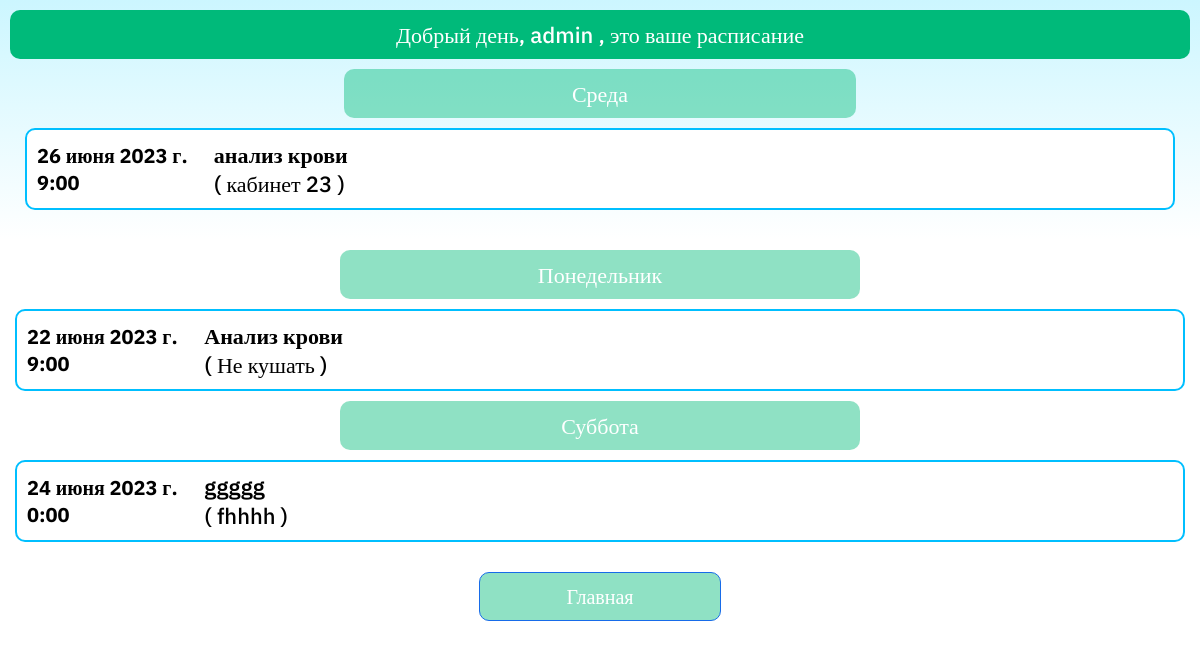
The app's page /daily/ (signed in) with its own data.
### main/models.py (models this page shows, shortened)
class Личноерасписание(models.Model):
    ДНИНЕДЕЛИ = [
        ('понедельник', 'Понедельник'),
        ('вторник', 'Вторник'),
        ('среда', 'Среда'),
        ('четверг', 'Четверг'),
        ('пятница', 'Пятница'),
        ('суббота', 'Суббота'),
        ('воскресенье', 'Воскресенье')
    ]
    пользователь = models.ForeignKey(User, on_delete=models.CASCADE)
    расписание = models.CharField(max_length=200, null=True)
    деньнедели = models.CharField(max_length=20, choices=ДНИНЕДЕЛИ, default='понедельник')
    время_начала = models.DateTimeField(default=datetime.datetime(2023, 6, 21, 0, 0))
    время_окончания = models.TimeField(default=datetime.time(0, 0), blank=True, null=True)
    описание = models.TextField(null=True)
    class Meta:
        verbose_name = 'Личное расписание'
        verbose_name_plural = 'Личное расписание'

### main/views.py (the view)
# urls.py: path('daily/', расписаниедневное, name='daily-view'),
@login_required
def расписаниедневное(request):
    current_user = request.user
    ежедневноерасписание = {}
    for расписание in Личноерасписание.objects.filter(пользователь=current_user):
        ежедневноерасписание.setdefault(расписание.get_деньнедели_display(), []).append(расписание)
    context = {'ежедневноерасписание': ежедневноерасписание}
    return render(request, 'main/schedule-view.html', context)

### main/templates/main/schedule-view.html (shortened to what this page needs)
{% load static %}
{% load i18n %}
<!DOCTYPE html>
<html>
<head>
    <link rel="stylesheet" type="text/css" href="{% static 'main/css/main.css'%}">
</head>
<body>
  <div class="mainGradient">
 {% if user.is_authenticated %}
 <header>
    Добрый день, {{ user.username }} , это ваше расписание
    {% endif %}</header>
{% for деньнедели , schedules in ежедневноерасписание.items %}
<div class="dayWeek">{{ деньнедели }}</div>
  {% if schedules %}
  <div class="event">
      {% for schedule in schedules %}
        {% if schedule.время_начала and schedule.время_окончания %}
          <div class="oneRules">
            {% if schedule.расписание %}
            <div class="time">{{ schedule.время_начала }}</div>
          </div>
          <div class="vertEvent">
            <div class="oneVert">
            <div class="lo">{{ schedule.расписание }}</div>
            {% else %}
            <div class="start">{{ schedule.время_начала }}</div>
            {% endif %}
            {% if schedule.описание %}
              <div class="place">( {{ schedule.описание }} )</div>
            {% endif %}
          </div>
          </div >
        </div>
        {% endif %}
      {% endfor %}
        </div>
  {% else %}
    <p>No schedule set for {{ деньнедели }}.</p>
  {% endif %}
{% endfor %}
   <div class="buttonsBack">
        <a class="buttonBack" href="{% url 'home' %}">Главная</a>
    </div>
</body>
</html>

### main/static/main/css/main.css (style rules this page uses)
body { margin: 0; font-family: 'IBM Plex Sans'; }
header { left: 0; right: 0; text-align: center; background: #00BA7A; border: 0; border-radius: 10px; padding: 10px 20px; font-style: normal; font-weight: 500; font-size: 22px; color: white; }
a { align-items: center; color: #000000; text-decoration: none; }
.mainGradient { background: linear-gradient(180deg, #CCF6FF 0%, #FFFFFF 100%); padding: 10px 10px 20px 10px; }
.buttonsBack { margin-top: 20px; display: flex; flex-direction: column; align-items: center; justify-content: center; }
.buttonBack { margin-left: auto; margin-right: auto; white-space: nowrap; width:220px; font-size: 20px; margin-top: 10px; padding: 10px; border: 1px solid #176BE9; background: rgba(0, 186, 122, 0.44); border-radius: 10px; font-style: normal; font-weight: 500; color: #FFFFFF; text-align: center; }
.dayWeek { margin: 10px auto 10px auto; background: rgba(0, 186, 122, 0.44); color: white; border: 0; border-radius: 10px; padding: 10px 20px 10px 20px; text-align: center; font-style: normal; font-weight: 500; font-size: 22px; width: 40%; white-space: nowrap; }
.event { margin:10px 15px 10px 15px; padding:10px 10px 10px 10px; background: white; border-radius: 10px; display: flex; flex-direction: row; border: 2px #00BFFF solid; font-style: normal; align-items: center; font-weight: 700; font-size: 20px; justify-content: center; }
.vertEvent { font-weight: 600; font-size: 22px; width: 100%; margin-left: 10px; display: flex; flex-direction: column; justify-content: space-between; }
.place { font-weight: 500; }

### records on screen
Личноерасписание: деньнедели "Среда", время_начала "26 июня 2023 г. 9:00", расписание "анализ крови", описание "кабинет 23"
Личноерасписание: деньнедели "Понедельник", время_начала "22 июня 2023 г. 9:00", расписание "Анализ крови", описание "Не кушать"
Личноерасписание: деньнедели "Суббота", время_начала "24 июня 2023 г. 0:00", расписание "ggggg", описание "fhhhh"

### other values on screen
{{ user.username }} "admin"
